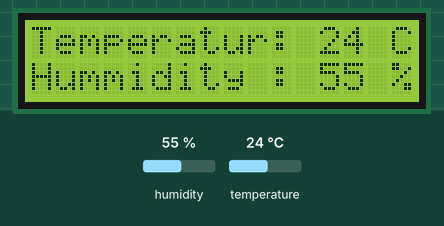
Recording of a sketch running on a simulated Arduino Uno, built with avr-gcc and run on an emulated ATmega328P. Shown: 16×2 character LCD. Inputs (shaded band) come from the test bench; at power-on: humidity 55 %, temperature 24 °C.

Above: at 6.8 s.
6.9 s: humidity set to 22 %
At 8.2 s:
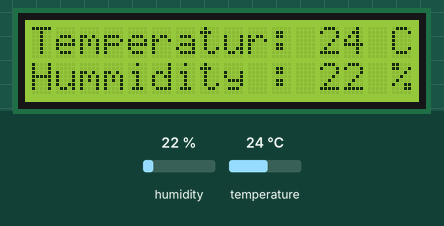
8.9 s: temperature set to 12 °C
At 11.3 s:
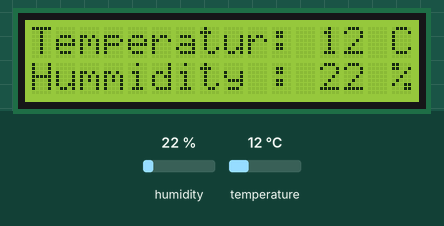
11.7 s: humidity set to 40 %
At 12.3 s:
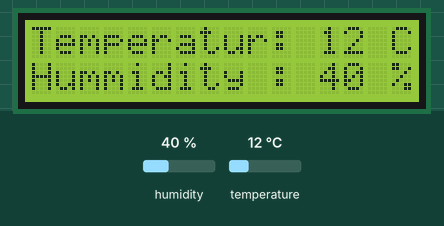
13.7 s: temperature set to 19 °C
At 15.4 s:
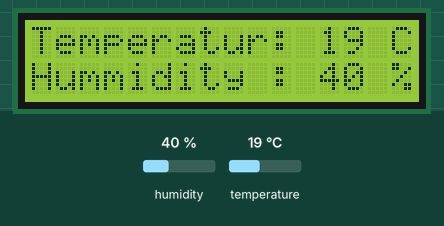
Timing chart, 0 to 16.9 s (numbered marks = the images above; inputs shaded):
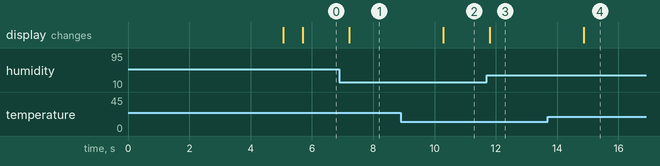

The sketch:

temp_humidity_dht11_lcd_16x2.ino
```cpp
#include <LiquidCrystal.h>
#include <SimpleDHT.h>
int pinDHT11 = 11;
SimpleDHT11 dht11;
LiquidCrystal lcd(8, 9, 4, 5, 6, 7);

 void setup()
    { // set up the LCD's number of columns and rows:
    lcd.begin(16, 2);
    lcd.setCursor(4,0);
    lcd.print("IBNUWANI");
    lcd.setCursor(1,1);
    lcd.print("PROJECT DHT-11");
    delay(5000);
    lcd.setCursor(0,0);
    lcd.clear();
    delay(100);
    lcd.setCursor(0,1);
    lcd.clear();
    delay(500); }


void loop()
 {
    byte temperature = 0;
    byte humidity = 0;
    int err = SimpleDHTErrSuccess;
    if ((err = dht11.read(pinDHT11, &temperature, &humidity, NULL)) != SimpleDHTErrSuccess)
     {
        lcd.print("Read DHT11 failed, err=");
        lcd.println(err);
         delay(1000);
         return;
         } // LCD output
    lcd.setCursor(0,0); // Set the first row (location at which subsequent text written to the LCD will be displayed)
    lcd.print("Temperatur: "); // Print "Temp.:" on the LCD
     lcd.print((int)temperature); // Print string temperature
     lcd.print(" C"); // Prints "C" on the LCD
    lcd.setCursor(0,1); // Set the second row (location at which subsequent text written to the LCD will be displayed)
    lcd.print("Hummidity : "); // Print "Humi.:" on the LCD
 lcd.print((int)humidity); // Print string humidity
    lcd.print(" %");
    delay(1500);
    }
```

Measured:
- after the input at 6.9 s, the display: changes after 0.33 s (image 1)
- after the input at 8.9 s, the display: changes after 1.4 s (image 2)
- after the input at 11.7 s, the display: changes after 0.11 s (image 3)
- after the input at 13.7 s, the display: changes after 1.2 s (image 4)
